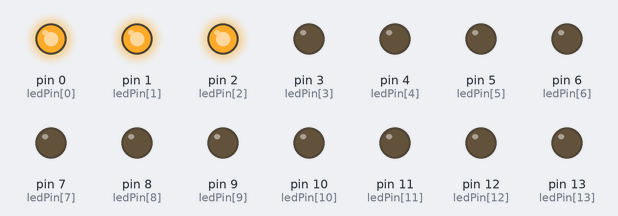
Simulated run of this sketch. Board: Arduino Uno, built with avr-gcc and run on an emulated ATmega328P. On the bench: output pins drawn as LEDs (lit = HIGH).

Above: at 0.05 s.
At 0.65 s:
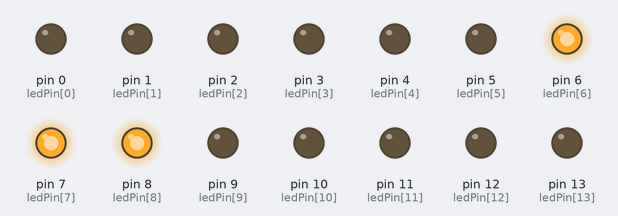
At 1.25 s:
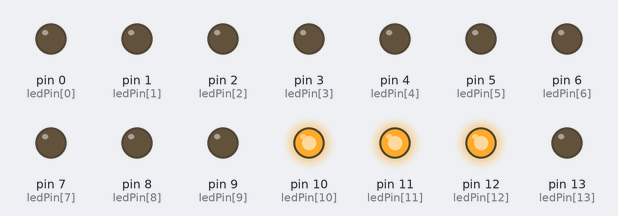
At 2.55 s:
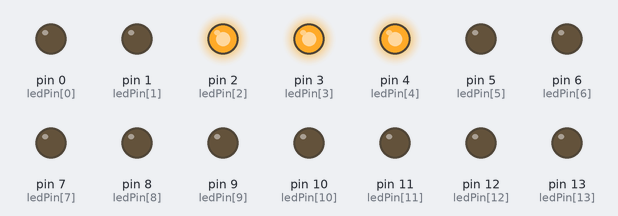
At 3.85 s:
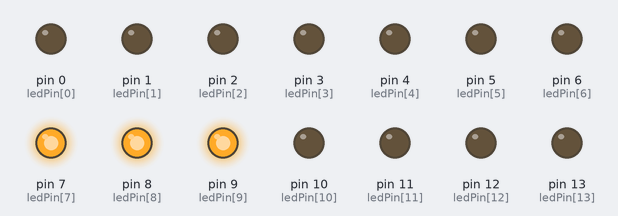
At 5.15 s:
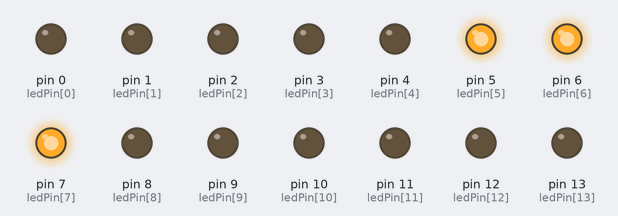
Timing chart, 0 to 5.5 s (numbered marks = the images above):
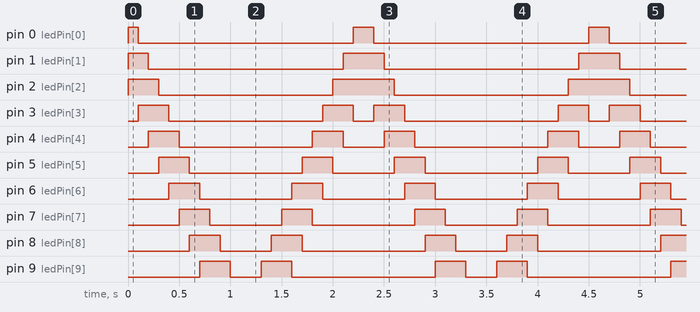

Measured:
- by itself, pin 0 (ledPin[0]): repeats every 2.3 s: LOW 2.1 s, HIGH 0.20 s
- by itself, pin 1 (ledPin[1]): repeats every 2.3 s: LOW 1.9 s, HIGH 0.40 s
- by itself, pin 2 (ledPin[2]): repeats every 2.3 s: LOW 1.7 s, HIGH 0.60 s
- by itself, pin 3 (ledPin[3]): repeats every 2.3 s: LOW 1.5 s, HIGH 0.30 s, LOW 0.20 s, HIGH 0.30 s
- by itself, pin 4 (ledPin[4]): repeats every 2.3 s: LOW 1.3 s, HIGH 0.30 s, LOW 0.40 s, HIGH 0.30 s
- by itself, pin 5 (ledPin[5]): repeats every 2.3 s: LOW 1.1 s, HIGH 0.30 s, LOW 0.60 s, HIGH 0.30 s
- by itself, pin 6 (ledPin[6]): alternates HIGH for 0.30 s and LOW for 0.85 s
- by itself, pin 7 (ledPin[7]): repeats every 2.3 s: LOW 0.70 s, HIGH 0.30 s, LOW 1.0 s, HIGH 0.30 s

The sketch:

logotipo.ino
```cpp
const int ledPin[]={0,1,2,3,4,5,6,7,8,9,10,11,12,13};
int i;
void setup() {
  // put your setup code here, to run once:
  for(i=0;i<14;i++){
    pinMode(ledPin[i], OUTPUT);
  }
}

void loop() {
  // put your main code here, to run repeatedly:
  for(i=0;i<12;i++){
    digitalWrite(ledPin[i], HIGH);
    digitalWrite(ledPin[i+1], HIGH);
    digitalWrite(ledPin[i+2], HIGH);
    digitalWrite(ledPin[i-1], LOW);
    delay(100);
  }
  for(i=12;i>1;i--){
    digitalWrite(ledPin[i], HIGH);
    digitalWrite(ledPin[i-1], HIGH);
    digitalWrite(ledPin[i-2], HIGH);
    digitalWrite(ledPin[i+1], LOW);
    delay(100);
  }
}
```
